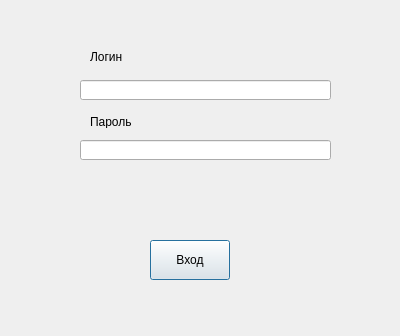
<?xml version="1.0" encoding="UTF-8"?>
<ui version="4.0">
 <class>Dialog</class>
 <widget class="QDialog" name="Dialog">
  <property name="geometry">
   <rect>
    <x>0</x>
    <y>0</y>
    <width>400</width>
    <height>336</height>
   </rect>
  </property>
  <property name="windowTitle">
   <string>Вход</string>
  </property>
  <widget class="QLineEdit" name="password_line">
   <property name="geometry">
    <rect>
     <x>80</x>
     <y>140</y>
     <width>251</width>
     <height>20</height>
    </rect>
   </property>
   <property name="text">
    <string/>
   </property>
  </widget>
  <widget class="QLabel" name="label">
   <property name="geometry">
    <rect>
     <x>90</x>
     <y>50</y>
     <width>47</width>
     <height>13</height>
    </rect>
   </property>
   <property name="text">
    <string>Логин</string>
   </property>
  </widget>
  <widget class="QLineEdit" name="login_line">
   <property name="geometry">
    <rect>
     <x>80</x>
     <y>80</y>
     <width>251</width>
     <height>20</height>
    </rect>
   </property>
   <property name="text">
    <string/>
   </property>
  </widget>
  <widget class="QLabel" name="label_2">
   <property name="geometry">
    <rect>
     <x>90</x>
     <y>115</y>
     <width>47</width>
     <height>13</height>
    </rect>
   </property>
   <property name="text">
    <string>Пароль</string>
   </property>
  </widget>
  <widget class="QPushButton" name="enter_btn">
   <property name="geometry">
    <rect>
     <x>150</x>
     <y>240</y>
     <width>80</width>
     <height>40</height>
    </rect>
   </property>
   <property name="text">
    <string>Вход</string>
   </property>
  </widget>
  <widget class="QLabel" name="status_lbl">
   <property name="geometry">
    <rect>
     <x>40</x>
     <y>290</y>
     <width>321</width>
     <height>31</height>
    </rect>
   </property>
   <property name="text">
    <string>&lt;html&gt;&lt;head/&gt;&lt;body&gt;&lt;p&gt;&lt;span style=&quot; font-size:16pt; color:#aa007f;&quot;&gt;&lt;/span&gt;&lt;/p&gt;&lt;/body&gt;&lt;/html&gt;</string>
   </property>
  </widget>
 </widget>
 <resources/>
 <connections/>
</ui>
